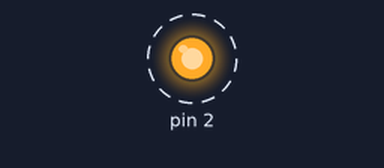
A program run on a simulated Arduino Uno, built with avr-gcc and run on an emulated ATmega328P. Shown: output pins drawn as LEDs (lit = HIGH). Dashed ring = blinking.

Above: at 0.2 s.
Timing chart, 0 to 3.0 s (numbered marks = the images above):
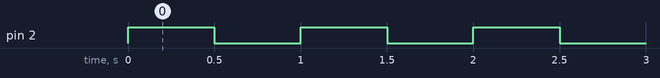

The program:

main.cpp
```cpp
/**@brief
   DDRX or data direction register controls the direction that data passes through the port, this essentially sets the pin to an input or an output.
  To set a pin to an output simply write the relevant register bit to 1.
  OUTPUT 1
  INPPUT 0

  The PORTx registers are the output buffers that we use to write to a specific IO pin or a complete port of pins.
  The PORTx bit will set the value of the corresponding IO pin to 1 or 0. But it has first to be set as an output pin (TRIS is enabled) by setting the corresponding DDRx bit to 1.
*/

#define SET_PORT_MODE(port, ddr_cfg) (DDR ## port = ddr_cfg) //SET_PORT_MODE(B, 0x03);
#define PORT_SET_HIGH(port) (PORT ## port= B11111111) //set all pins to High
#define PORT_SET_LOW(port) (PORT ## port= B00000000 )
#define PORT_WRITE(port, data) (PORT ## port= data)
#define PORT_READ(port) PIN ## port

#define SET_PIN_MODE(port, pin, mode) \
  if (mode == INPUT) { \
    DDR ## port &= ~(1 << pin); \
  } else if (mode == OUTPUT) { \
    DDR ## port |= (1 << pin); \
  }

#define SET_PIN_LOW(port, pin) ((PORT ## port) &= ~(1 << (pin)))
#define SET_PIN_HIGH(port, pin) (PORT ## port |= (1 << pin))


void setup() {

  //DDRD |= (1<<DDD2); //pinMode(1,INPUT), equivalent to DDRD = B00000100
  //DDRD &= ~(1<<DDD2); //pinMode(1,OUTPUT)
  Serial.begin(9600);

  SET_PIN_MODE(D, 2, OUTPUT)


}

void loop() {
  SET_PIN_HIGH(D,2);
  delay(500);
  SET_PIN_LOW(D,2);
  delay(500);


}
```

Measured:
- by itself, pin 2: alternates HIGH for 0.50 s and LOW for 0.50 s
